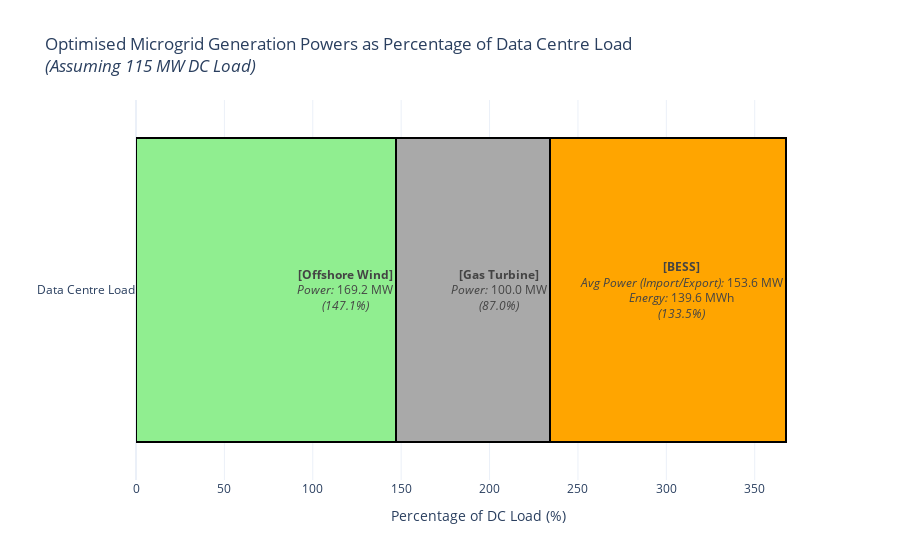

Notebook cell for this chart:
### Code cell
# Get optimised powers for each asset
# TODO: Fix ordering of generators
percentages = []
labels = []
if "smr" in generators:
    smr_opt_power = n.generators.loc["smr", "p_nom_opt"]
    smr_pct = smr_opt_power / DATA_CENTRE_LOAD_MW * 100
    percentages.append(smr_pct)
    labels.append("<b>[SMR]</b><br><i>Power:</i> {:.1f} MW<br><i>({:.1f}%)</i>".format(smr_opt_power, smr_pct))
if "offshore_wind_farm" in generators:
    wind_opt_power = n.generators.loc["offshore_wind_farm", "p_nom_opt"]
    wind_pct = wind_opt_power / DATA_CENTRE_LOAD_MW * 100
    percentages.append(wind_pct)
    labels.append("<b>[Offshore Wind]</b><br><i>Power:</i> {:.1f} MW<br><i>({:.1f}%)</i>".format(wind_opt_power, wind_pct))
if "solar" in generators:
    solar_opt_power = n.generators.loc["solar", "p_nom_opt"]
    solar_pct = solar_opt_power / DATA_CENTRE_LOAD_MW * 100
    percentages.append(solar_pct)
    labels.append("<b>[Solar]</b><br><i>Power:</i> {:.1f} MW<br><i>({:.1f}%)</i>".format(solar_opt_power, solar_pct))
if "gas_turbine" in generators:
    gas_opt_power = n.generators.loc["gas_turbine", "p_nom_opt"]
    gas_pct = gas_opt_power / DATA_CENTRE_LOAD_MW * 100
    percentages.append(gas_pct)
    labels.append("<b>[Gas Turbine]</b><br><i>Power:</i> {:.1f} MW<br><i>({:.1f}%)</i>".format(gas_opt_power, gas_pct))
if "bess" in generators:
    bess_opt_energy = n.stores.loc["bess_storage", "e_nom_opt"]
    bess_input_power = n.links.loc["bess_charger", "p_nom_opt"]
    bess_output_power = n.links.loc["bess_discharger", "p_nom_opt"]
    bess_avg_power = (bess_input_power + bess_output_power) / 2
    bess_pct = bess_avg_power / DATA_CENTRE_LOAD_MW * 100
    percentages.append(bess_pct)
    labels.append("<b>[BESS]</b><br><i>Avg Power (Import/Export):</i> {:.1f} MW<br><i>Energy:</i> {:.1f} MWh<br><i>({:.1f}%)</i>".format(bess_avg_power, bess_opt_energy, bess_pct))

fig = px.bar(
    x=percentages,
    y=["Data Centre Load"] * len(generators),
    orientation="h",
    text=labels,
    color=generators,
    color_discrete_map={
        "offshore_wind_farm": "lightgreen",
        "gas_turbine": "darkgrey",
        "bess": "orange",
        "smr": "purple",
        "solar": "gold",
    },
    title=f"Optimised Microgrid Generation Powers as Percentage of Data Centre Load<br><i>(Assuming {DATA_CENTRE_LOAD_MW} MW DC Load)</i>",
    labels={"x": "Percentage of DC Load (%)", "y": ""},
)

# Add black outline to each bar
for trace in fig.data:
    trace.marker.line.width = 2
    trace.marker.line.color = "black"

fig.update_traces(texttemplate="%{text}", textposition="inside")
fig.update_layout(
    barmode="stack",
    xaxis_title="Percentage of DC Load (%)",
    yaxis_title="",
    template="plotly_white",
    showlegend=False,
)
fig.write_html(f"scenario={SCENARIO_TO_PLOT}_chart=optimised_generation_powers_percentage_of_load.html")
fig.show()

### Figure 1 — Plotly figure (JSON) as saved in the notebook; plotly's stock layout.template omitted (floating-point values rounded to 4 significant figures)
{"data": [{"hovertemplate": "color=offshore_wind_farm<br>Percentage of DC Load (%)=%{x}<br>=%{y}<br>text=%{text}<extra></extra>", "legendgroup": "offshore_wind_farm", "marker": {"color": "lightgreen", "line": {"color": "black", "width": 2}, "pattern": {"shape": ""}}, "name": "offshore_wind_farm", "orientation": "h", "showlegend": true, "text": ["<b>[Offshore Wind]</b><br><i>Power:</i> 169.2 MW<br><i>(147.1%)</i>"], "textposition": "inside", "texttemplate": "%{text}", "type": "bar", "x": [147.1], "xaxis": "x", "y": ["Data Centre Load"], "yaxis": "y"}, {"hovertemplate": "color=gas_turbine<br>Percentage of DC Load (%)=%{x}<br>=%{y}<br>text=%{text}<extra></extra>", "legendgroup": "gas_turbine", "marker": {"color": "darkgrey", "line": {"color": "black", "width": 2}, "pattern": {"shape": ""}}, "name": "gas_turbine", "orientation": "h", "showlegend": true, "text": ["<b>[Gas Turbine]</b><br><i>Power:</i> 100.0 MW<br><i>(87.0%)</i>"], "textposition": "inside", "texttemplate": "%{text}", "type": "bar", "x": [86.96], "xaxis": "x", "y": ["Data Centre Load"], "yaxis": "y"}, {"hovertemplate": "color=bess<br>Percentage of DC Load (%)=%{x}<br>=%{y}<br>text=%{text}<extra></extra>", "legendgroup": "bess", "marker": {"color": "orange", "line": {"color": "black", "width": 2}, "pattern": {"shape": ""}}, "name": "bess", "orientation": "h", "showlegend": true, "text": ["<b>[BESS]</b><br><i>Avg Power (Import/Export):</i> 153.6 MW<br><i>Energy:</i> 139.6 MWh<br><i>(133.5%)</i>"], "textposition": "inside", "texttemplate": "%{text}", "type": "bar", "x": [133.5], "xaxis": "x", "y": ["Data Centre Load"], "yaxis": "y"}], "layout": {"barmode": "stack", "legend": {"title": {"text": "color"}, "tracegroupgap": 0}, "showlegend": false, "title": {"text": "Optimised Microgrid Generation Powers as Percentage of Data Centre Load<br><i>(Assuming 115 MW DC Load)</i>"}, "xaxis": {"anchor": "y", "domain": [0, 1], "title": {"text": "Percentage of DC Load (%)"}}, "yaxis": {"anchor": "x", "domain": [0, 1], "title": {"text": ""}}}}
